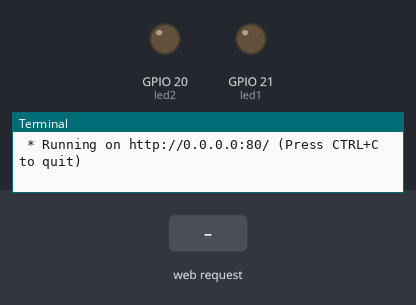
Recording of a program running on a simulated Raspberry Pi (BCM pin numbers). Shown: output pins drawn as LEDs (lit = HIGH), the last lines printed to the terminal. Inputs (shaded band) come from the test bench. The clock reads 2024-03-15 10:24:30 at power-on unless the program sets it.

Above: at 1.2 s.
1.3 s: HTTP request for /pin1/on received
At 2.5 s:
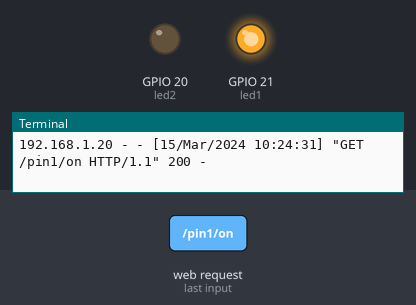
2.8 s: HTTP request for /pin2/on received
At 3.7 s:
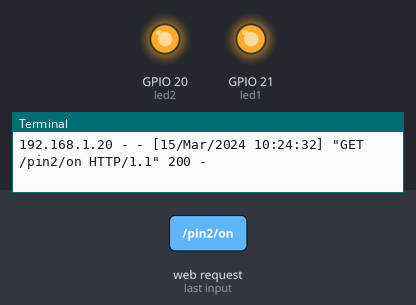
4.3 s: HTTP request for /pin1/off received
At 4.9 s:
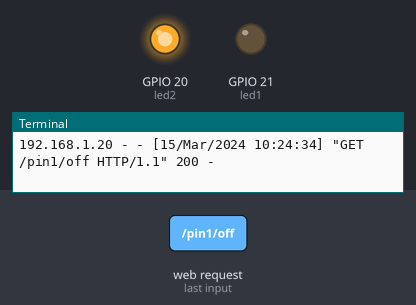
5.8 s: HTTP request for /pin2/off received
At 7.2 s:
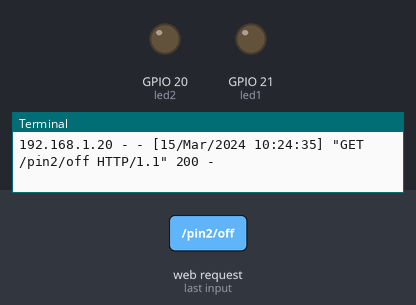
Timing chart, 0 to 8.3 s (numbered marks = the images above; inputs shaded):
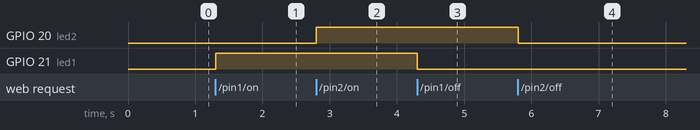

Measured:
- after the input at 1.3 s, GPIO 21 (led1): LOW → HIGH at once
- after the input at 2.8 s, GPIO 20 (led2): LOW → HIGH at once
- after the input at 4.3 s, GPIO 21 (led1): HIGH → LOW at once
- after the input at 5.8 s, GPIO 20 (led2): HIGH → LOW at once

The program:

RPI_webserver.py
```python
from flask import Flask, render_template
import RPi.GPIO as GPIO
import Adafruit_DHT as dht

app = Flask(__name__)

GPIO.setmode(GPIO.BCM)
led1 = 21
led2 = 20
DHT11_pin = 23

# Set each pin as an output and make it low:
GPIO.setup(led1, GPIO.OUT)
GPIO.setup(led2, GPIO.OUT)

@app.route("/")

def main():
   return render_template('main.html')

# The function below is executed when someone requests a URL with the pin number and action in it:
@app.route("/<pin>/<action>")
def action(pin, action):
   temperature = ''
   humidity = ''
   if pin == "pin1" and action == "on":
      GPIO.output(led1, GPIO.HIGH)

   if pin == "pin1" and action == "off":
      GPIO.output(led1, GPIO.LOW)

   if pin == "pin2" and action == "on":
      GPIO.output(led2, GPIO.HIGH)

   if pin == "pin2" and action == "off":
      GPIO.output(led2, GPIO.LOW)

   if pin == "dhtpin" and action == "get":
      humi, temp = dht.read_retry(dht.DHT11, DHT11_pin)  # Reading humidity and temperature
      humi = '{0:0.1f}' .format(humi)
      temp = '{0:0.1f}' .format(temp)
      temperature = 'Temperature: ' + temp
      humidity =  'Humidity: ' + humi

   templateData = {
   'temperature' : temperature,
   'humidity' : humidity
   }

   return render_template('main.html', **templateData)

if __name__ == "__main__":
   app.run(host='0.0.0.0', port=80, debug=True)
```
